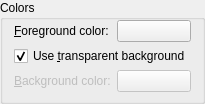
       <widget class="QGroupBox" name="gbxColors">
        <property name="title">
         <string>Colors</string>
        </property>
        <layout class="QGridLayout" name="lyt_gbxColors">
         <property name="topMargin">
          <number>0</number>
         </property>
         <property name="bottomMargin">
          <number>9</number>
         </property>
         <property name="verticalSpacing">
          <number>4</number>
         </property>
         <item row="0" column="0">
          <widget class="QLabel" name="lblFg">
           <property name="text">
            <string>&amp;Foreground color:</string>
           </property>
           <property name="wordWrap">
            <bool>false</bool>
           </property>
           <property name="buddy">
            <cstring>colFg</cstring>
           </property>
          </widget>
         </item>
         <item row="0" column="1">
          <widget class="KLFColorChooser" name="colFg">
           <property name="alphaEnabled">
            <bool>false</bool>
           </property>
          </widget>
         </item>
         <item row="1" column="0" colspan="2">
          <widget class="QCheckBox" name="chkBgTransparent">
           <property name="toolTip">
            <string>Check this if you want your formula to have a transparent background</string>
           </property>
           <property name="text">
            <string>Use &amp;transparent background</string>
           </property>
           <property name="shortcut">
            <string>Alt+U</string>
           </property>
           <property name="checked">
            <bool>true</bool>
           </property>
          </widget>
         </item>
         <item row="2" column="0">
          <widget class="QLabel" name="lblBg">
           <property name="enabled">
            <bool>false</bool>
           </property>
           <property name="text">
            <string>&amp;Background color:</string>
           </property>
           <property name="wordWrap">
            <bool>false</bool>
           </property>
           <property name="buddy">
            <cstring>colBg</cstring>
           </property>
          </widget>
         </item>
         <item row="2" column="1">
          <widget class="KLFColorChooser" name="colBg">
           <property name="enabled">
            <bool>false</bool>
           </property>
           <property name="alphaEnabled">
            <bool>false</bool>
           </property>
          </widget>
         </item>
        </layout>
       </widget>
